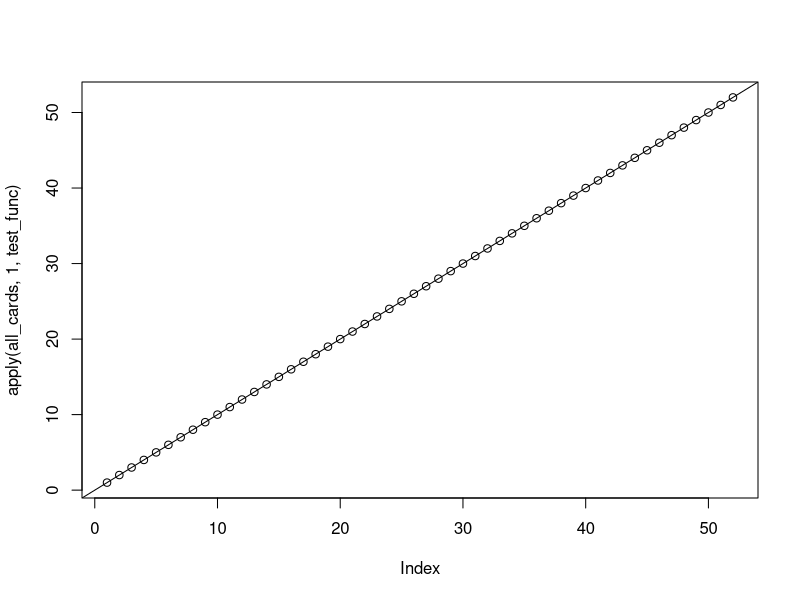

Recreate this plot in R.
##### 
## Finds out whose turn it is based on  who
## won last
#####
determine_turn = function(turn1){
  turn2 = turn1+1;
  turn3 = turn1+2;
  turn4 = turn1+3;
  if (turn2 > 4 ) {turn2=turn2-4;}
  if (turn3 > 4) {turn3=turn3-4;}
  if (turn4 > 4) {turn4=turn4-4;}
  return(list(turn2=turn2,turn3=turn3,turn4=turn4))
}

#####
## Choose Suite(DONE)
#####
suite_fun=function(s){
  if(s<1/3) {suite=1}
  else if(s>=1/3 && s<=2/3) {suite=2}
  else {suite=3}
  return(suite)
}

suite_fun_ws=function(s){
  if(s<=0.25) {
    suite = 1
  } else if(s > 0.25 & s <= 0.50) {
    suite = 2
  } else if (s > 0.50 & s<=0.75) {
    suite = 3
  } else {
    suite = 4
  }
  return(suite)
}


#####
## find_suit_card Function(DONE)
## Finds the right cards based on suit
#####
find_suit_cards=function(chos_suit,player){
  ## 2) Gather the cards that is in the suite played
  if(chos_suit==1){
    tmp1 = as.matrix(player[player > 0 & player <=13,])
  } else if(chos_suit==2){
    tmp1 = as.matrix(player[player > 13 & player <=26,])
  } else if(chos_suit==3){
    tmp1 = as.matrix(player[player > 26 & player <=39,])
  } else{
    tmp1 = as.matrix(player[player > 39 & player <=52,])
  }
  return(tmp1)
}



test_func = function(X){
  
  ## 1) Always make card a character
  X=as.character(X)
  
  ## 2) Split card into chucks of characters
  tmp=strsplit(X,"")
  
  ## 3) Check if Card is valid 
  if(length(tmp[[1]])>1 & length(tmp[[1]]) < 4 ){
    if(length(tmp[[1]])==3){
      tmp1 = tmp[[1]][1:2];
      tmp2=tmp[[1]][3];
      tmp1=paste(tmp1[1],tmp1[2],sep="")
    } else if (length(tmp[[1]])==2) { 
      tmp1=tmp[[1]][1];tmp2=tmp[[1]][2]
    }
  } else {
    tmp1=  (-9998) ## Not Appropriate Card
  }
  
  ## 4) Finding Card's Number 
  if(tmp1==10){
    card_number = 10
  }else if (tmp1=='J') {
    card_number = 11
  } else if (tmp1=='Q') {
    card_number = 12
  } else if (tmp1=='K'){
    card_number = 13
  } else if (tmp1=='A') {
    card_number =14
  } else if (as.numeric(tmp1)<10 & as.numeric(tmp1)>1){
    card_number = as.numeric(tmp1)
  } else{
    card_number = (-9997) ## Not an appropriate card number
  }
  card_number=(as.numeric(noquote(card_number))-1);
  
  ### 5) Finding Card's suit 
  if(tmp2=='c'){
    suit_number=0
  } else if(tmp2=='d'){
    suit_number=13
  } else if(tmp2=='h'){
    suit_number=26
  } else if(tmp2=='s'){
    suit_number=39
  } else{
    suit_number=NA
  }
  
  ## 6) Find total card value
  card_total_number =suit_number+card_number
  return(card_total_number) 
}



cards_test = c(seq(2,10),'J','Q','K','A')
d_clubs <- paste(cards_test,'c',sep="")
d_diamonds <- paste(cards_test,'d',sep="")
d_hearts <- paste(cards_test,'h',sep="")
d_spades <- paste(cards_test,'s',sep="")
all_cards = rbind(as.matrix(d_clubs),
                  as.matrix(d_diamonds),
                  as.matrix(d_hearts),
                  as.matrix(d_spades))
plot(apply(all_cards,1,test_func))
abline(a=0,b=1)      
